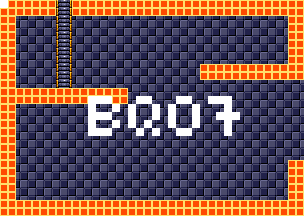

Tiled map render using the project's own tile images. Description and the map definition, with tile-layer contents summarised, below:
An orthogonal 38x27 tile map with 8x8 px tiles, 4 tile layers (background, foreground, room numbers, Objects), 15 tilesets.

<map version="1.5" tiledversion="1.7.1" orientation="orthogonal" renderorder="right-down" width="38" height="27" tilewidth="8" tileheight="8" infinite="0" nextlayerid="11" nextobjectid="1">
 <tileset firstgid="1" source="tilesheets/tsKarniMata.tsx" />
 <tileset firstgid="1025" source="tilesheets/tsVoodooWasp.tsx" />
 <tileset firstgid="2049" source="tilesheets/tsBurial.tsx" />
 <tileset firstgid="3073" source="tilesheets/tsBlueTemple.tsx" />
 <tileset firstgid="4097" source="tilesheets/tsGoddess.tsx" />
 <tileset firstgid="5121" source="tilesheets/tsKonark.tsx" />
 <tileset firstgid="6145" name="sEnemies" tilewidth="8" tileheight="8" tilecount="1024" columns="32">
  <image source="../grapx/tilesheets/sObjects.bmp" trans="ff94ff" width="256" height="256" />
 </tileset>
 <tileset firstgid="7169" source="tilesheets/tsIceTemple.tsx" />
 <tileset firstgid="8193" source="tilesheets/tsLavaArea.tsx" />
 <tileset firstgid="9217" source="tilesheets/tsBossArea.tsx" />
 <tileset firstgid="10241" source="tilesheets/tsPegu.tsx" />
 <tileset firstgid="11265" source="tilesheets/sTiwanakuTemple.tsx" />
 <tileset firstgid="12289" source="tilesheets/sIndraTemple.tsx" />
 <tileset firstgid="13313" source="tilesheets/sTeleport.tsx" />
 <tileset firstgid="14337" source="tilesheets/sObjects.tsx" />
 <layer id="2" name="background" width="38" height="27">
  <data>[1026 cells, 1026 non-empty, 2 distinct tile ids]</data>
 </layer>
 <layer id="1" name="foreground" width="38" height="27">
  <data>[1026 cells, 292 non-empty, 3 distinct tile ids]</data>
 </layer>
 <layer id="7" name="room numbers" width="38" height="27">
  <data>[1026 cells, 43 non-empty, 1 distinct tile ids]</data>
 </layer>
 <layer id="10" name="Objects" width="38" height="27">
  <data>[1026 cells, 0 non-empty, 0 distinct tile ids]</data>
 </layer>
</map>
